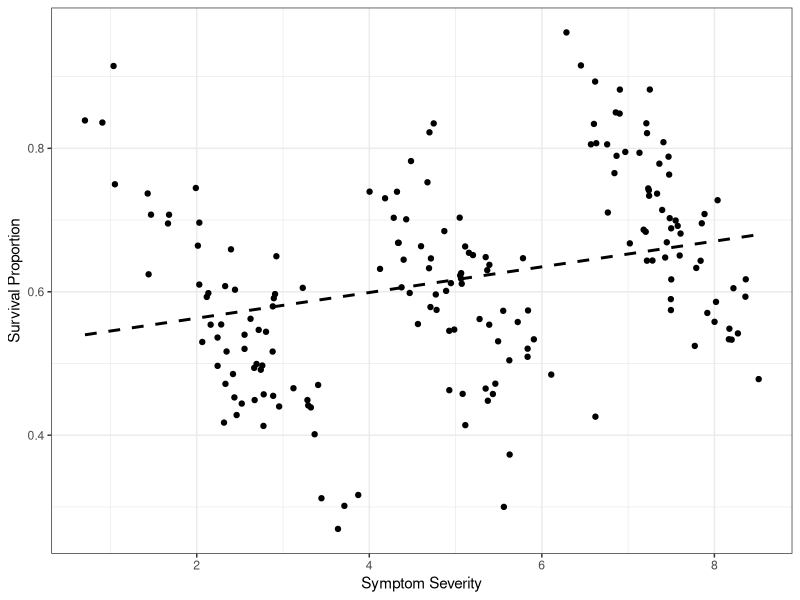
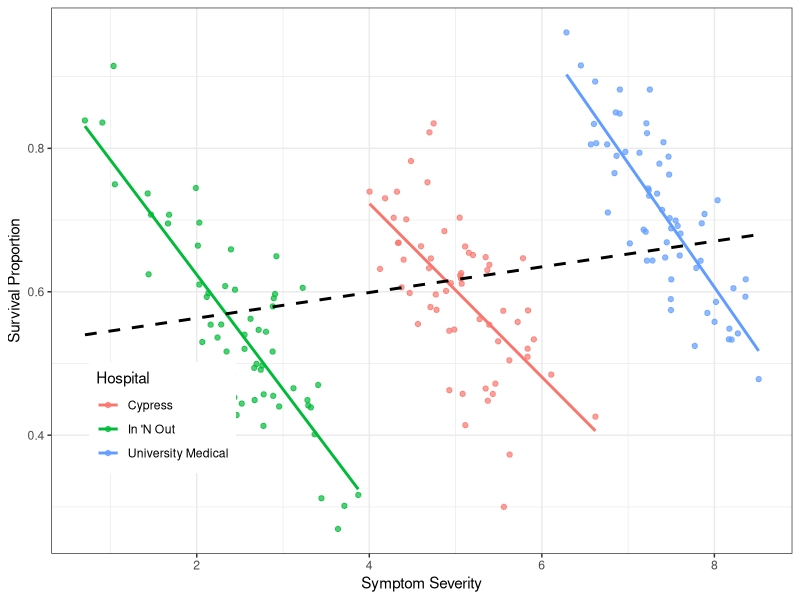
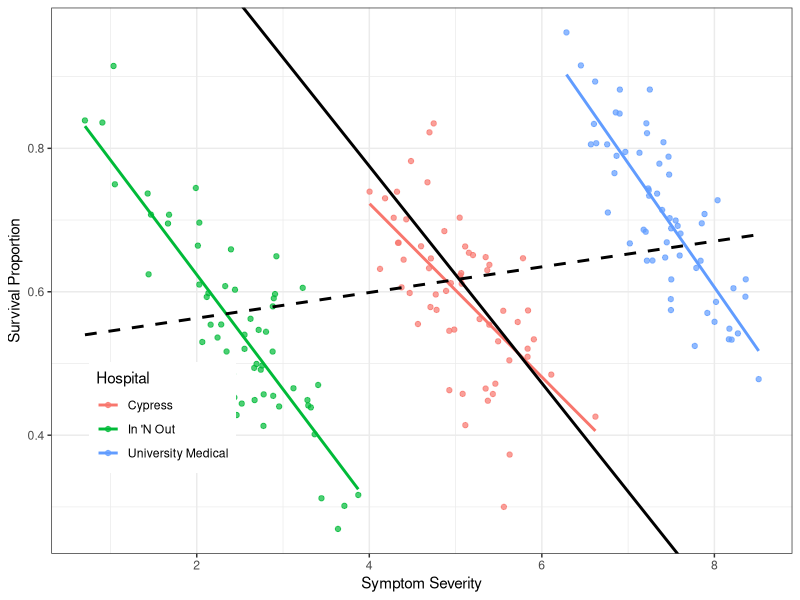
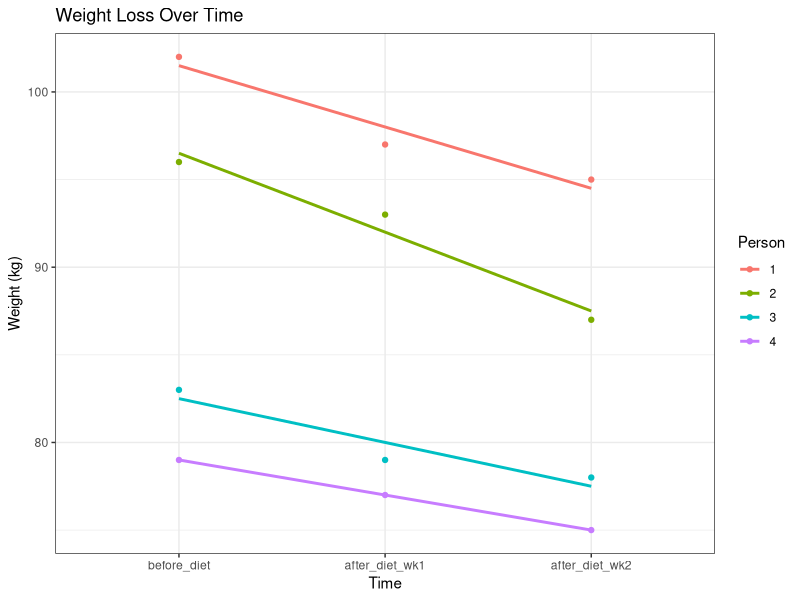
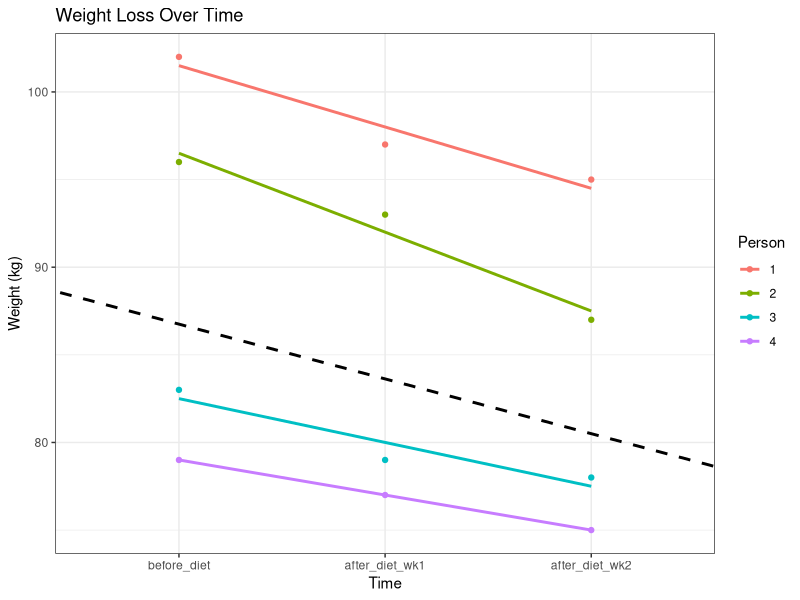

Source code (R) for these figures, in order:
## ---- chunk 1
#| echo: false
#| warning: false
#| message: false
#| results: "asis"

library(tibble)
library(ggplot2)
library(tidyr)
library(dplyr)

set.seed(42)

generate_hospital_data <- function(n_samples = 60) {
  # Hospital configurations: Name, Mean Severity (x), Baseline Survival (y-intercept)
  hospitals <- tibble(
    hospital = c("In 'N Out", "Cypress", "University Medical"),
    mean_sev = c(2.5, 5.0, 7.5),
    base_surv = c(0.55, 0.60, 0.70)
  )
  
  # Generate the dataset
  df <- hospitals %>%
    uncount(n_samples) %>%
    mutate(
      # 1. Generate Symptom Severity clustered around hospital mean
      symptom_severity = rnorm(n(), mean = mean_sev, sd = 0.6),
      
      # 2. Apply a negative within-group slope (-0.15)
      # Survival = Intercept + (Slope * (X - Mean_X)) + Noise
      slope = -0.15,
      noise = rnorm(n(), mean = 0, sd = 0.08),
      survival_proportion = base_surv + (slope * (symptom_severity - mean_sev)) + noise,
      
      # Ensure proportions stay within realistic bounds [0, 1]
      survival_proportion = pmin(pmax(survival_proportion, 0.05), 0.98)
    ) %>%
    select(hospital, symptom_severity, survival_proportion)
  
  return(df)
}
## ---- chunk 2
#| echo: false
#| warning: false
#| message: false
#| results: "asis"

# Generate data
hospital_df <- generate_hospital_data()

hospital_df |> ggplot(
  aes(x = symptom_severity, y = survival_proportion)
  ) +
  geom_point() +
  geom_smooth(method = "lm", se = FALSE, color = "black", linetype = "dashed", linewidth = 1) +
  theme_bw() +
  labs(
    x = "Symptom Severity",
    y = "Survival Proportion"
  )
## ---- chunk 3
#| echo: false
#| warning: false
#| message: false

hospital_df |> ggplot(
  aes(x = symptom_severity, y = survival_proportion)
  ) +
  geom_point(aes(color = hospital), alpha = 0.7) +
  geom_smooth(aes(color = hospital), method = "lm", se = FALSE) +
  geom_smooth(method = "lm", se = FALSE, color = "black", linetype = "dashed", linewidth = 1) +
  theme_bw() +
  theme(legend.position = c(0.15, 0.25)) +
  labs(
    x = "Symptom Severity",
    y = "Survival Proportion",
    color = "Hospital"
  )
## ---- chunk 4
#| echo: false
#| warning: false
#| message: false
#| results: "asis"
#| column: page

# Calculate the average slope and intercept from the 3 hospital linear models
avg_coefs <- hospital_df |>
  group_by(hospital) |>
  summarise(
    intercept = coef(lm(survival_proportion ~ symptom_severity))[1],
    slope = coef(lm(survival_proportion ~ symptom_severity))[2]
  ) |>
  summarise(
    avg_intercept = mean(intercept),
    avg_slope = mean(slope)
  )

hospital_df |> ggplot(
  aes(x = symptom_severity, y = survival_proportion)
  ) +
  geom_point(aes(color = hospital), alpha = 0.7) +
  geom_smooth(aes(color = hospital), method = "lm", se = FALSE) +
  geom_smooth(method = "lm", se = FALSE, color = "black", linetype = "dashed", linewidth = 1) +
  geom_abline(intercept = avg_coefs$avg_intercept, slope = avg_coefs$avg_slope, color = "black", linetype = "solid", linewidth = 1) +
  theme_bw() +
  theme(legend.position = c(0.15, 0.25)) +
  labs(
    x = "Symptom Severity",
    y = "Survival Proportion",
    color = "Hospital"
  )
## ---- chunk 5
#| echo: false
library(tibble)
library(ggplot2)
library(tidyr)
library(dplyr)
library(broom)
library(scales)
## ---- chunk 6
#| echo: false
df <- tibble(
    person = rep(1:4),
    before_diet = c(102, 96, 83, 79),
    after_diet_wk1 = c(97, 93, 79, 77),
    after_diet_wk2 = c(95, 87, 78, 75)
)
## ---- chunk 7
#| echo: false
head(df)

df |> 
    tidyr::pivot_longer(cols = -person, names_to = "time", values_to = "weight") |>
    ggplot(
        aes(
            x = factor(time, levels = c("before_diet", "after_diet_wk1", "after_diet_wk2")), 
            y = weight, 
            group = person, 
            color = factor(person)
        )
    ) +
    geom_point() +
    geom_smooth(method='lm', formula= y~x, se = FALSE) +
    theme_bw() +
    labs(
        title = "Weight Loss Over Time",
         x = "Time",
         y = "Weight (kg)",
         color = "Person"
    ) 
## ---- chunk 8
#| echo: false
#| warning: false

df_long <- df |> 
    tidyr::pivot_longer(cols = -person, names_to = "time", values_to = "weight") |> 
    dplyr::mutate(time_x = case_when(
        time == "before_diet" ~ 0,
        time == "after_diet_wk1" ~ 1,
        time == "after_diet_wk2" ~ 2
    ))

model_lm <- lm(weight ~ time_x, data = df_long)
## ---- chunk 9
#| echo: false
df_long |> 
    ggplot(
        aes(
            x = factor(time, levels = c("before_diet", "after_diet_wk1", "after_diet_wk2")), 
            y = weight, 
            group = person, 
            color = factor(person)
        )
    ) +
    geom_point() +
    geom_smooth(method='lm', formula= y~x, se = FALSE) +
    geom_abline(
        intercept = tidy(model_lm) |> filter(term == "(Intercept)") |> pull(estimate), 
        slope = tidy(model_lm) |> filter(term == "time_x") |> pull(estimate), 
        color = "black", linewidth = 1, linetype = "dashed"
    ) +
    theme_bw() +
    labs(
        title = "Weight Loss Over Time",
         x = "Time",
         y = "Weight (kg)",
         color = "Person"
    ) 
## ---- chunk 10
#| echo: false
#| results: "asis"
knitr::kable(tidy(model_lm), digits = 3)
## ---- chunk 11
#| echo: false
#| message: false
p_val1 <- broom::tidy(model_lm) |> 
  dplyr::filter(term == "time_x") |> 
  dplyr::pull(p.value) |> 
  as.numeric() |> 
  scales::pvalue(accuracy = 0.0001)
## ---- chunk 12
#| echo: false
#| warning: false
library(lmerTest)
library(broom.mixed)

model_mem <- lmerTest::lmer(weight ~ time_x + (1 | person), data = df_long)
## ---- chunk 13
#| echo: false
tidy_results <- broom.mixed::tidy(model_mem, effects = "fixed")
tidy_results
## ---- chunk 14
#| echo: false
#| message: false
p_val2 <- broom::tidy(model_mem) |> 
  dplyr::filter(term == "time_x") |> 
  dplyr::pull(p.value) |> 
  as.numeric() |>
  scales::pvalue(accuracy = 0.0001)
## ---- chunk 15
#| echo: false
model_mem_random_slope <- lmerTest::lmer(weight ~ time_x + (time_x | person), data = df_long)
## ---- chunk 16
#| echo: false
tidy_results <- broom.mixed::tidy(model_mem_random_slope, effects = "fixed")
tidy_results
